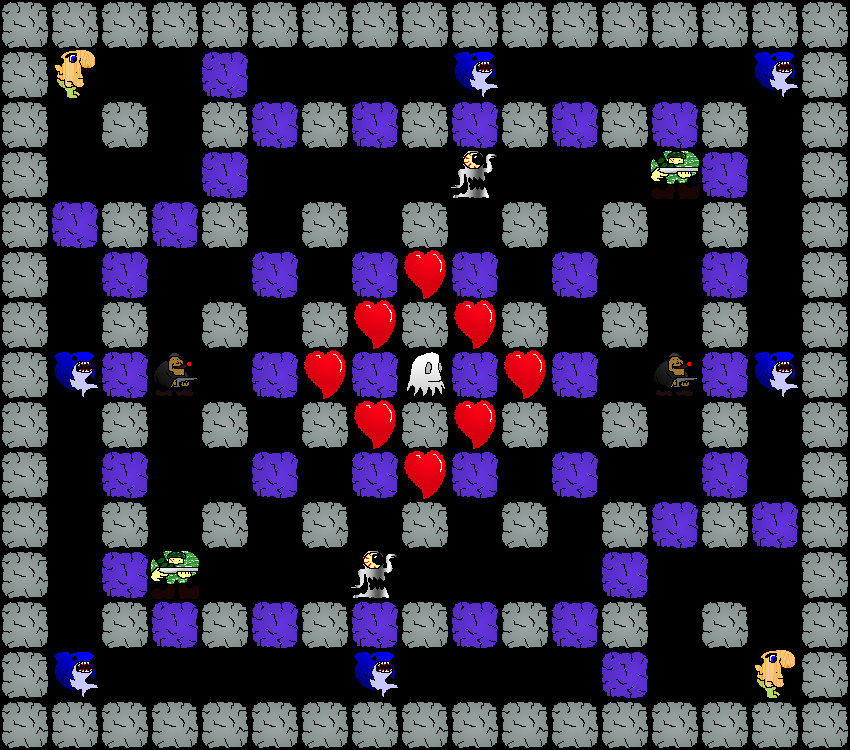

The image is a tile-based game level rendered from a .tmx file. Its description and source (layers, tilesets, objects; grid data summarised) follow:
An orthogonal 17x15 tile map with 50x50 px tiles, 1 tile layer (Action).

<map version="1.0" orientation="orthogonal" width="17" height="15" tilewidth="50" tileheight="50">
 <tileset firstgid="1" name="Tiles" tilewidth="50" tileheight="50">
  <image source="Tileset2.png" width="256" height="256" />
  <tile id="0">
   <properties>
    <property name="Direction" value="kRight" />
    <property name="Type" value="Turret" />
   </properties>
  </tile>
  <tile id="1">
   <properties>
    <property name="Direction" value="kUp" />
    <property name="Type" value="Sentry" />
   </properties>
  </tile>
  <tile id="2">
   <properties>
    <property name="Type" value="BreakableBlock" />
   </properties>
  </tile>
  <tile id="3">
   <properties>
    <property name="Type" value="Block" />
   </properties>
  </tile>
  <tile id="5">
   <properties>
    <property name="Direction" value="kDown" />
    <property name="Type" value="Turret" />
   </properties>
  </tile>
  <tile id="6">
   <properties>
    <property name="Direction" value="kDown" />
    <property name="Type" value="Sentry" />
   </properties>
  </tile>
  <tile id="7">
   <properties>
    <property name="Type" value="Player" />
   </properties>
  </tile>
  <tile id="8">
   <properties>
    <property name="Type" value="Shark" />
   </properties>
  </tile>
  <tile id="10">
   <properties>
    <property name="Direction" value="kLeft" />
    <property name="Type" value="Turret" />
   </properties>
  </tile>
  <tile id="11">
   <properties>
    <property name="Direction" value="kRight" />
    <property name="Type" value="Sentry" />
   </properties>
  </tile>
  <tile id="12">
   <properties>
    <property name="Type" value="Ghost" />
   </properties>
  </tile>
  <tile id="13">
   <properties>
    <property name="Direction" value="Rotate" />
    <property name="Type" value="Turret" />
   </properties>
  </tile>
  <tile id="15">
   <properties>
    <property name="Direction" value="kUp" />
    <property name="Type" value="Turret" />
   </properties>
  </tile>
  <tile id="16">
   <properties>
    <property name="Direction" value="kLeft" />
    <property name="Type" value="Sentry" />
   </properties>
  </tile>
  <tile id="17">
   <properties>
    <property name="Type" value="Gangster" />
   </properties>
  </tile>
  <tile id="18">
   <properties>
    <property name="Type" value="FireLizard" />
   </properties>
  </tile>
  <tile id="20">
   <properties>
    <property name="Type" value="Soldier" />
   </properties>
  </tile>
  <tile id="21">
   <properties>
    <property name="Type" value="Heart" />
   </properties>
  </tile>
  <tile id="22">
   <properties>
    <property name="Type" value="StorBot" />
   </properties>
  </tile>
  <tile id="23">
   <properties>
    <property name="Direction" value="Rotate" />
    <property name="Type" value="Sentry" />
   </properties>
  </tile>
 </tileset>
 <layer name="Action" width="17" height="15">
  <properties>
   <property name="ColorValue0" value="255" />
   <property name="ColorValue1" value="0" />
   <property name="ColorValue2" value="0" />
   <property name="ColorValue3" value="100" />
  </properties>
  <data>[255 cells, 163 non-empty, 9 distinct tile ids]</data>
 </layer>
</map>
